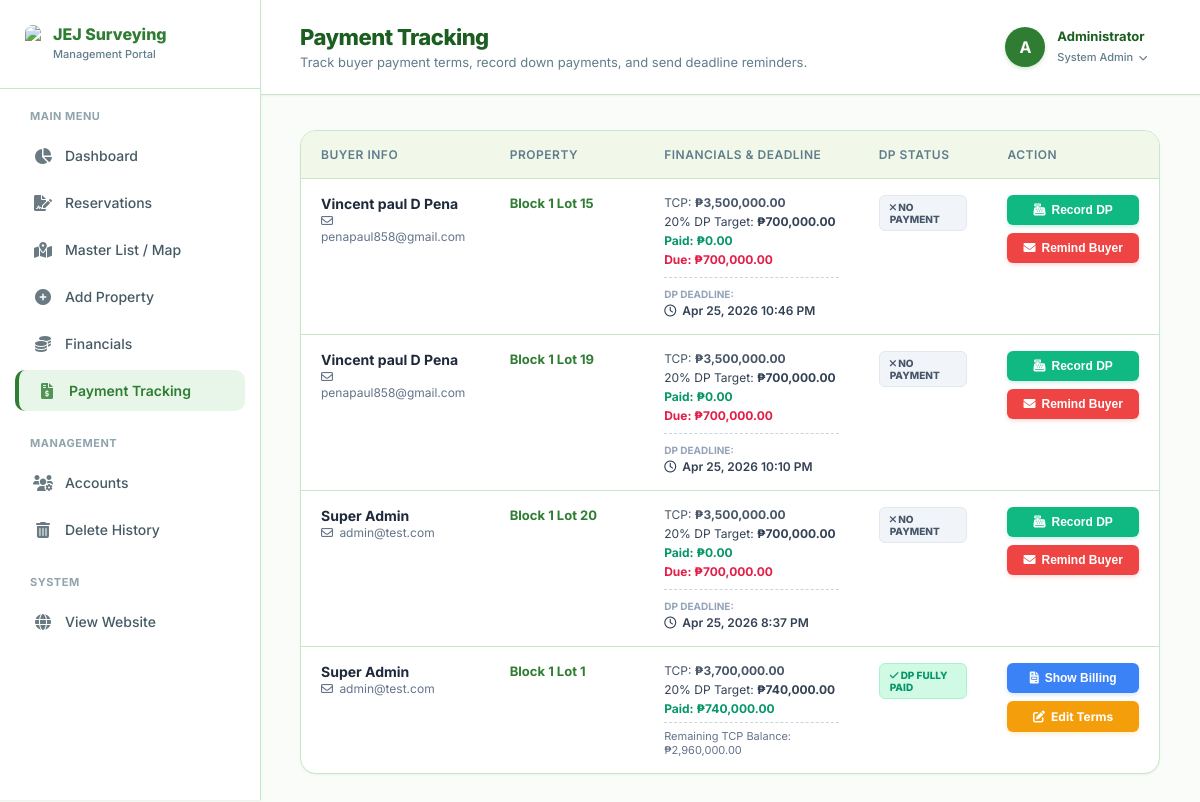
/payment_tracking.php (signed in), run on the app's committed database.
### tables this page shows
CREATE TABLE `reservations` (
  `id` int(11) NOT NULL,
  `user_id` int(11) DEFAULT NULL,
  `contact_number` varchar(20) DEFAULT NULL,
  `email` varchar(100) DEFAULT NULL,
  `birth_date` date DEFAULT NULL,
  `lot_id` int(11) DEFAULT NULL,
  `reservation_date` datetime DEFAULT current_timestamp(),
  `status` enum('PENDING','APPROVED','CANCELLED') DEFAULT 'PENDING',
  `dp_proof` varchar(255) DEFAULT NULL,
  `dp_status` enum('UNPAID','VERIFYING','PAID') DEFAULT 'UNPAID',
  `payment_type` enum('CASH','INSTALLMENT') DEFAULT NULL,
  `installment_months` int(11) DEFAULT NULL,
  `monthly_payment` decimal(12,2) DEFAULT NULL,
  `payment_proof` varchar(255) DEFAULT NULL,
  `notes` text DEFAULT NULL,
  `buyer_address` text DEFAULT NULL,
  `valid_id_file` varchar(255) DEFAULT NULL,
  `selfie_with_id` varchar(255) DEFAULT NULL
);

CREATE TABLE `users` (
  `id` int(11) NOT NULL,
  `fullname` varchar(100) DEFAULT NULL,
  `email` varchar(100) DEFAULT NULL,
  `password` varchar(255) DEFAULT NULL,
  `phone` varchar(20) DEFAULT NULL,
  `role` enum('SUPER ADMIN','ADMIN','MANAGER','AGENT','BUYER') DEFAULT 'BUYER',
  `created_at` timestamp NOT NULL DEFAULT current_timestamp()
);

CREATE TABLE `lots` (
  `id` int(11) NOT NULL,
  `location` varchar(255) DEFAULT NULL,
  `phase_id` int(11) DEFAULT NULL,
  `block_no` varchar(10) DEFAULT NULL,
  `lot_no` varchar(10) DEFAULT NULL,
  `area` decimal(10,2) DEFAULT NULL,
  `price_per_sqm` decimal(10,2) DEFAULT NULL,
  `total_price` decimal(12,2) DEFAULT NULL,
  `status` enum('AVAILABLE','RESERVED','SOLD') DEFAULT 'AVAILABLE',
  `property_overview` text DEFAULT NULL,
  `coordinates` varchar(50) DEFAULT NULL,
  `lot_image` varchar(255) DEFAULT 'default_lot.jpg',
  `property_type` enum('Subdivision','Lot','Land','Farm','Shop','Business') DEFAULT 'Subdivision',
  `latitude` decimal(10,8) DEFAULT NULL,
  `longitude` decimal(11,8) DEFAULT NULL,
  `points` text DEFAULT NULL
);

### payment_tracking.php (the view, shortened to what this page needs)
<?php
include 'config.php';
$has_res_id_col = false;
$colCheck = $conn->query("SHOW COLUMNS FROM transactions LIKE 'reservation_id'");
if($colCheck && $colCheck->num_rows > 0) {
    $has_res_id_col = true;
}
$query = "SELECT r.*, u.fullname, u.email as user_email, l.block_no, l.lot_no, l.total_price
          FROM reservations r
          JOIN users u ON r.user_id = u.id
          JOIN lots l ON r.lot_id = l.id
          WHERE r.status = 'APPROVED'
          ORDER BY r.reservation_date DESC";
$res = $conn->query($query);
$approved_reservations = [];
if($res && $res->num_rows > 0) {
    while($row = $res->fetch_assoc()){
        $dp_total_required = round($row['total_price'] * 0.20, 2);
        if ($has_res_id_col) {
            $dp_query = $conn->prepare("SELECT SUM(amount) as total_paid FROM transactions WHERE type='INCOME' AND reservation_id = ?");
            $dp_query->bind_param("i", $row['id']);
        } else {
            $desc_like = "%Down Payment%Res#{$row['id']}%";
            $dp_query = $conn->prepare("SELECT SUM(amount) as total_paid FROM transactions WHERE type='INCOME' AND description LIKE ?");
            $dp_query->bind_param("s", $desc_like);
        }
        $dp_query->execute();
        $dp_result = $dp_query->get_result()->fetch_assoc();
        $dp_paid_amount = $dp_result['total_paid'] ? floatval($dp_result['total_paid']) : 0;
        $dp_remaining = $dp_total_required - $dp_paid_amount;
        $row['dp_total_required'] = $dp_total_required;
        $row['dp_paid_amount'] = $dp_paid_amount;
        $row['dp_remaining'] = $dp_remaining > 0 ? $dp_remaining : 0;
        $row['is_dp_fully_paid'] = ($dp_remaining <= 0);
        if (!empty($row['reservation_date'])) {
            $res_time = strtotime($row['reservation_date']);
            $deadline_timestamp = strtotime('+20 days', $res_time);
            $row['deadline_formatted'] = date('M d, Y g:i A', $deadline_timestamp);
            if (!$row['is_dp_fully_paid']) {
                $days_left = ($deadline_timestamp - time()) / (60 * 60 * 24);
                $row['is_overdue'] = ($days_left < 0);
                $row['is_due_soon'] = ($days_left >= 0 && $days_left <= 3);
            } else {
                $row['is_overdue'] = false;
                $row['is_due_soon'] = false;
            }
        } else {
            $row['deadline_formatted'] = "Date Error";
            $row['is_overdue'] = false;
            $row['is_due_soon'] = false;
        }
        $approved_reservations[] = $row;
    }
}
?>
<!DOCTYPE html>
<html lang="en">
<head>
    <link rel="stylesheet" href="https://cdnjs.cloudflare.com/ajax/libs/font-awesome/6.0.0/css/all.min.css">
</head>
<body>
    <div class="sidebar">
        <div class="brand-box">
            <img src="assets/logo.png" style="height: 38px; width: auto; border-radius: 8px;">
            <div style="line-height: 1.1;">
                <span style="font-size: 16px; font-weight: 800; color: var(--primary); display: block;">JEJ Surveying</span>
                <span style="font-size: 11px; color: var(--text-muted); font-weight: 500;">Management Portal</span>
            </div>
        </div>
        <div class="sidebar-menu">
            <small style="padding: 0 15px; color: #90a4ae; font-weight: 700; font-size: 11px; display: block; margin-bottom: 12px; letter-spacing: 0.5px;">MAIN MENU</small>
            <a href="admin.php?view=dashboard" class="menu-link"><i class="fa-solid fa-chart-pie"></i> Dashboard</a>
            <a href="reservation.php" class="menu-link"><i class="fa-solid fa-file-signature"></i> Reservations</a>
            <a href="master_list.php" class="menu-link"><i class="fa-solid fa-map-location-dot"></i> Master List / Map</a>
            <a href="admin.php?view=inventory" class="menu-link"><i class="fa-solid fa-plus-circle"></i> Add Property</a>
            <a href="financial.php" class="menu-link"><i class="fa-solid fa-coins"></i> Financials</a>
            <a href="payment_tracking.php" class="menu-link active"><i class="fa-solid fa-file-invoice-dollar"></i> Payment Tracking</a>
            <small style="padding: 0 15px; color: #90a4ae; font-weight: 700; font-size: 11px; display: block; margin-top: 25px; margin-bottom: 12px; letter-spacing: 0.5px;">MANAGEMENT</small>
            <a href="accounts.php" class="menu-link"><i class="fa-solid fa-users-gear"></i> Accounts</a>
            <a href="delete_history.php" class="menu-link"><i class="fa-solid fa-trash-can"></i> Delete History</a>
            <small style="padding: 0 15px; color: #90a4ae; font-weight: 700; font-size: 11px; display: block; margin-top: 25px; margin-bottom: 12px; letter-spacing: 0.5px;">SYSTEM</small>
            <a href="index.php" class="menu-link" target="_blank"><i class="fa-solid fa-globe"></i> View Website</a>
        </div>
    </div>
    <div class="main-panel">
        <div class="top-header">
            <div class="header-title">
                <h1>Payment Tracking</h1>
                <p>Track buyer payment terms, record down payments, and send deadline reminders.</p>
            </div>
            <div class="profile-dropdown">
                <div class="profile-trigger">
                    <div class="profile-avatar">A</div>
                    <div class="profile-info">
                        <strong>Administrator</strong>
                        <small>System Admin <i class="fa-solid fa-chevron-down" style="font-size: 9px; margin-left: 3px;"></i></small>
                    </div>
                </div>
            </div>
        </div>
        <div class="content-area">
            <div class="table-container">
                <table>
                    <thead>
                        <tr>
                            <th style="width: 22%;">Buyer Info</th>
                            <th style="width: 18%;">Property</th>
                            <th style="width: 25%;">Financials & Deadline</th>
                            <th style="width: 15%;">DP Status</th>
                            <th style="width: 20%;">Action</th>
                        </tr>
                    </thead>
                    <tbody>
                        <?php if(!empty($approved_reservations)): ?>
                            <?php foreach($approved_reservations as $row):
                                $balance = $row['total_price'] - $row['dp_paid_amount'];
                            ?>
                            <tr>
                                <td>
                                    <strong style="color: #1e293b; font-size: 14px;"><?= htmlspecialchars($row['fullname']) ?></strong><br>
                                    <span style="font-size: 12px; color: #64748b;"><i class="fa-regular fa-envelope" style="margin-right:3px;"></i> <?= $row['email'] ?? $row['user_email'] ?></span>
                                </td>
                                <td>
                                    <strong style="color: var(--primary); font-size: 13px;">Block <?= $row['block_no'] ?> Lot <?= $row['lot_no'] ?></strong>
                                </td>
                                <td>
                                    <div style="font-size: 12px; margin-bottom: 4px; color: #475569;">TCP: <strong>₱<?= number_format($row['total_price'], 2) ?></strong></div>
                                    <div style="font-size: 12px; margin-bottom: 4px; color: #334155;">
                                        20% DP Target: <strong>₱<?= number_format($row['dp_total_required'], 2) ?></strong>
                                    </div>
                                    <div style="font-size: 12px; margin-bottom: 4px; color: #059669; font-weight: 700;">
                                        Paid: ₱<?= number_format($row['dp_paid_amount'], 2) ?>
                                    </div>
                                    <?php if(!$row['is_dp_fully_paid']): ?>
                                        <div style="font-size: 12px; margin-bottom: 4px; color: #e11d48; font-weight: 700;">
                                            Due: ₱<?= number_format($row['dp_remaining'], 2) ?>
                                        </div>
                                        <div style="margin-top: 10px; padding-top: 10px; border-top: 1px dashed #cbd5e1;">
                                            <div style="font-size: 10px; font-weight: 700; color: #94a3b8; text-transform: uppercase; margin-bottom: 3px;">DP Deadline:</div>
                                            <div style="font-size: 12px; font-weight: <?= ($row['is_overdue'] || $row['is_due_soon']) ? '800' : '600' ?>; color: <?= $row['is_overdue'] ? '#e11d48' : ($row['is_due_soon'] ? '#d97706' : '#334155') ?>;">
                                                <i class="fa-regular fa-clock" style="margin-right: 3px;"></i> <?= $row['deadline_formatted'] ?>
                                            </div>
                                        </div>
                                    <?php else: ?>
                                        <div style="font-size: 11px; color: #64748b; margin-top: 6px; padding-top: 6px; border-top: 1px dashed #cbd5e1;">
                                            Remaining TCP Balance: ₱<?= number_format($balance, 2) ?>
                                        </div>
                                    <?php endif; ?>
                                </td>
                                <td>
                                    <?php if($row['is_dp_fully_paid']): ?>
                                        <span class="badge badge-full"><i class="fa-solid fa-check"></i> DP Fully Paid</span>
                                    <?php elseif($row['dp_paid_amount'] > 0): ?>
                                        <span class="badge badge-partial"><i class="fa-solid fa-spinner"></i> Partial DP</span>
                                    <?php else: ?>
                                        <span class="badge badge-none"><i class="fa-solid fa-xmark"></i> No Payment</span>
                                    <?php endif; ?>
                                </td>
                                <td>
                                    <div style="display: flex; flex-direction: column; gap: 8px;">
                                        <?php if ($row['is_dp_fully_paid']): ?>
                                            <button type="button" class="btn-action btn-billing"
                                                    data-id="<?= (int)$row['id'] ?>"
                                                    data-name="<?= htmlspecialchars($row['fullname']) ?>"
                                                    onclick="showBillingModal(this)">
                                                <i class="fa-solid fa-file-invoice"></i> Show Billing
                                            </button>
                                            <a href="payment_terms.php?res_id=<?= $row['id'] ?>" class="btn-action btn-edit-terms">
                                                <i class="fa-solid fa-pen-to-square"></i> Edit Terms
                                            </a>
                                        <?php else: ?>
                                            <button type="button" class="btn-action btn-record"
                                                    data-id="<?= (int)$row['id'] ?>"
                                                    data-balance="<?= $row['dp_remaining'] ?>"
                                                    data-name="<?= htmlspecialchars($row['fullname']) ?>"
                                                    onclick="openPaymentModal(this)">
                                                <i class="fa-solid fa-cash-register"></i> Record DP
                                            </button>
                                            <form method="POST" onsubmit="return confirm('Send an urgent reminder email with the EXACT remaining balance (₱<?= number_format($row['dp_remaining'], 2) ?>)?');">
                                                <button type="submit" name="send_reminder" class="btn-action btn-remind" style="width: 100%;">
                                                    <i class="fa-solid fa-envelope"></i> Remind Buyer
                                                </button>
                                            </form>
                                        <?php endif; ?>
                                    </div>
                                </td>
                            </tr>
                            <?php endforeach; ?>
                        <?php else: ?>
                            <tr><td colspan="5" style="text-align: center; padding: 40px; color: #94a3b8;"><i class="fa-solid fa-folder-open" style="font-size: 30px; margin-bottom: 10px; display: block; color: #cbd5e1;"></i>No approved reservations found.</td></tr>
                        <?php endif; ?>
                    </tbody>
                </table>
            </div>
        </div>
    </div>
</body>
</html>

### data on the page
reservations: user.fullname "Vincent paul D Pena", user.email "penapaul858@gmail.com", lot.block_no "1", lot.lot_no "15", lot.total_price "3,500,000.00", dp_total_required "700,000.00", installment_months "0.00", dp_remaining "700,000.00", deadline_formatted "Apr 25, 2026 10:46 PM", shows "NO PAYMENT"
reservations: user.fullname "Vincent paul D Pena", user.email "penapaul858@gmail.com", lot.block_no "1", lot.lot_no "19", lot.total_price "3,500,000.00", dp_total_required "700,000.00", dp_paid_amount "0.00", dp_remaining "700,000.00", deadline_formatted "Apr 25, 2026 10:10 PM", shows "NO PAYMENT"
reservations: user.fullname "Super Admin", user.email "admin@test.com", lot.block_no "1", lot.lot_no "20", lot.total_price "3,500,000.00", dp_total_required "700,000.00", installment_months "0.00", dp_remaining "700,000.00", deadline_formatted "Apr 25, 2026 8:37 PM", shows "NO PAYMENT"
reservations: user.fullname "Super Admin", user.email "admin@test.com", lot.block_no "1", lot.lot_no "1", lot.total_price "3,700,000.00", dp_total_required "740,000.00", dp_paid_amount "740,000.00", lot.total_price "2,960,000.00", shows "DP FULLY PAID"
